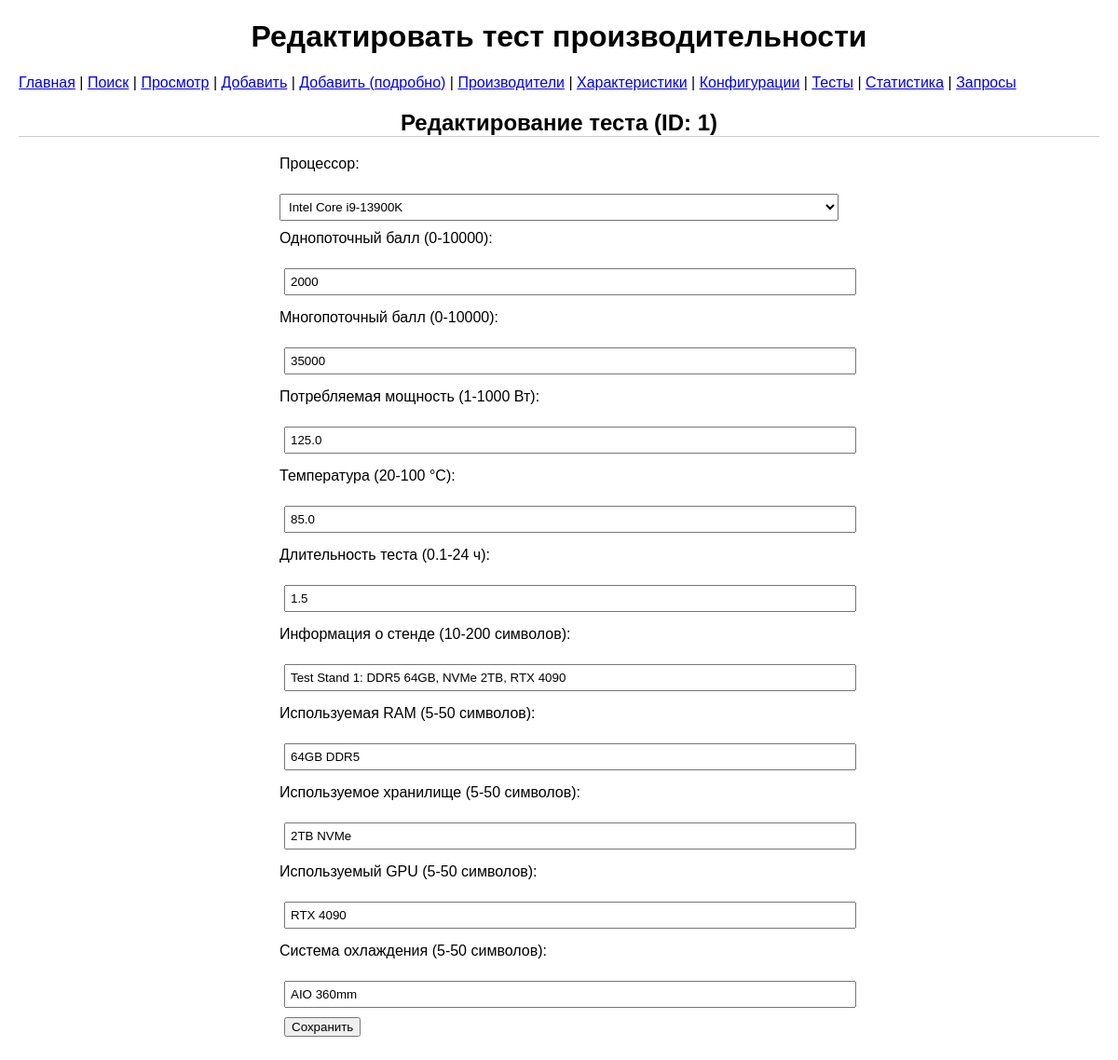
Page /edit_performance/1 on the committed database.
### tables this page shows
CREATE TABLE "performance_tests" (
	"id"	INTEGER,
	"processor_id"	INTEGER,
	"single_core_score"	INTEGER CHECK("single_core_score" BETWEEN 0 AND 10000),
	"multi_core_score"	INTEGER CHECK("multi_core_score" BETWEEN 0 AND 100000),
	"power_consumption"	FLOAT CHECK("power_consumption" BETWEEN 1 AND 1000),
	"temperature"	FLOAT CHECK("temperature" BETWEEN 20 AND 100),
	"test_duration"	FLOAT CHECK("test_duration" BETWEEN 0.1 AND 24),
	"test_stand_info"	VARCHAR(200) CHECK(LENGTH("test_stand_info") BETWEEN 3 AND 200),
	"ram_used"	VARCHAR(50) CHECK(LENGTH("ram_used") BETWEEN 3 AND 50),
	"storage_used"	VARCHAR(50) CHECK(LENGTH("storage_used") BETWEEN 3 AND 50),
	"gpu_used"	VARCHAR(50) CHECK(LENGTH("gpu_used") BETWEEN 3 AND 50),
	"cooling_system"	VARCHAR(50) CHECK(LENGTH("cooling_system") BETWEEN 3 AND 50),
	PRIMARY KEY("id"),
	FOREIGN KEY("processor_id") REFERENCES "processors"("id")
);

CREATE TABLE "processors" (
	"id"	INTEGER,
	"model_name"	TEXT NOT NULL,
	"release_year"	INTEGER NOT NULL,
	"manufacturer_id"	INTEGER NOT NULL,
	"config_id"	INTEGER,
	"performance_tests_id"	INTEGER,
	"cores"	INTEGER,
	"threads"	INTEGER,
	"base_clock"	REAL,
	"max_clock"	REAL,
	"tdp"	INTEGER,
	PRIMARY KEY("id" AUTOINCREMENT),
	FOREIGN KEY("config_id") REFERENCES "config"("id"),
	FOREIGN KEY("manufacturer_id") REFERENCES "manufacturers"("id"),
	FOREIGN KEY("performance_tests_id") REFERENCES "performance_tests"("id")
);

### flask_app.py (the view, shortened to what this page needs)
@app.route('/edit_performance/<int:id>', methods=['GET', 'POST'])
def edit_performance(id):
    errors = []
    with get_db_connection() as conn:
        test = conn.execute("""
            SELECT id, processor_id, single_core_score, multi_core_score, power_consumption, temperature,
                   test_duration, test_stand_info, ram_used, storage_used, gpu_used, cooling_system
            FROM performance_tests
            WHERE id = ?
        """, (id,)).fetchone()
        processors = conn.execute("SELECT id, model_name FROM processors").fetchall()
    return render_template('edit_performance.html', test=test, processors=processors, errors=errors)

### flask_app.py (called while the page is built)
def get_db_connection():
    conn = sqlite3.connect(DB_PATH, timeout=10)
    conn.row_factory = sqlite3.Row
    return conn

### templates/edit_performance.html (shortened to what this page needs)
<!DOCTYPE html>
<html lang="ru">
<head>
    <link rel="stylesheet" href="{{ url_for('static', filename='style.css') }}">
</head>
<body>
    <h1>Редактировать тест производительности</h1>
    <nav>
        <a href="/">Главная</a> |
        <a href="/search">Поиск</a> |
        <a href="/view">Просмотр</a> |
        <a href="/add">Добавить</a> |
        <a href="/add_detailed">Добавить (подробно)</a> |
        <a href="/manufacturers">Производители</a> |
        <a href="/characteristics">Характеристики</a> |
        <a href="/config">Конфигурации</a> |
        <a href="/performance">Тесты</a> |
        <a href="/stats">Статистика</a> |
        <a href="/queries">Запросы</a>
    </nav>
    <h2>Редактирование теста (ID: {{ test['id'] }})</h2>
    <form method="POST">
        <label for="processor_id">Процессор:</label><br>
        <select name="processor_id" id="processor_id" required>
            {% for p in processors %}
                <option value="{{ p['id'] }}" {% if p['id'] == test['processor_id'] %}selected{% endif %}>{{ p['model_name'] }}</option>
            {% endfor %}
        </select><br>
        <label for="single_core_score">Однопоточный балл (0-10000):</label><br>
        <input type="number" name="single_core_score" id="single_core_score" value="{{ test['single_core_score'] }}" min="0" max="10000" required><br>
        <label for="multi_core_score">Многопоточный балл (0-10000):</label><br>
        <input type="number" name="multi_core_score" id="multi_core_score" value="{{ test['multi_core_score'] }}" min="0" max="10000" required><br>
        <label for="power_consumption">Потребляемая мощность (1-1000 Вт):</label><br>
        <input type="number" name="power_consumption" id="power_consumption" value="{{ test['power_consumption'] }}" min="1" max="1000" required><br>
        <label for="temperature">Температура (20-100 °C):</label><br>
        <input type="number" name="temperature" id="temperature" value="{{ test['temperature'] }}" min="20" max="100" required><br>
        <label for="test_duration">Длительность теста (0.1-24 ч):</label><br>
        <input type="number" step="0.1" name="test_duration" id="test_duration" value="{{ test['test_duration'] }}" min="0.1" max="24" required><br>
        <label for="test_stand_info">Информация о стенде (10-200 символов):</label><br>
        <input type="text" name="test_stand_info" id="test_stand_info" value="{{ test['test_stand_info'] }}" required><br>
        <label for="ram_used">Используемая RAM (5-50 символов):</label><br>
        <input type="text" name="ram_used" id="ram_used" value="{{ test['ram_used'] }}" required><br>
        <label for="storage_used">Используемое хранилище (5-50 символов):</label><br>
        <input type="text" name="storage_used" id="storage_used" value="{{ test['storage_used'] }}" required><br>
        <label for="gpu_used">Используемый GPU (5-50 символов):</label><br>
        <input type="text" name="gpu_used" id="gpu_used" value="{{ test['gpu_used'] }}" required><br>
        <label for="cooling_system">Система охлаждения (5-50 символов):</label><br>
        <input type="text" name="cooling_system" id="cooling_system" value="{{ test['cooling_system'] }}" required><br>
        <button type="submit">Сохранить</button>
    </form>
</body>
</html>

### static/style.css (style rules this page uses)
body { font-family: Arial, sans-serif; margin: 20px; }
nav { margin-bottom: 20px; }
form { margin-bottom: 20px; }
input, button { margin: 5px; }
form { max-width: 600px; margin: 20px auto; }
label { display: block; margin-top: 10px; }
input, select { width: 100%; padding: 5px; margin-top: 5px; }
h2 { margin-top: 20px; text-align: center; border-bottom: 1px solid #ccc; }
h1 { text-align: center; }

### rows in the picture
performance_tests: id "1", processor_id "Intel Core i9-13900K", single_core_score "2000", multi_core_score "35000", power_consumption "125.0", temperature "85.0", test_duration "1.5", test_stand_info "Test Stand 1: DDR5 64GB, NVMe 2TB, RTX 4090", ram_used "64GB DDR5", storage_used "2TB NVMe", gpu_used "RTX 4090", cooling_system "AIO 360mm"
